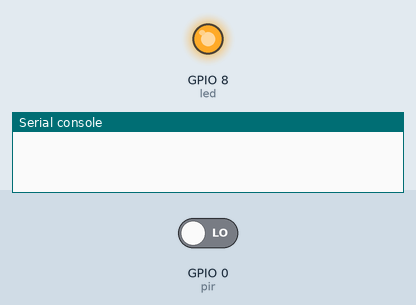
This program was run on a simulated ESP32 board running MicroPython. Parts: output pins drawn as LEDs (lit = HIGH), the last lines printed to the serial console. Inputs (shaded band) come from the test bench; at power-on: GPIO 0 (pir) LOW. WiFi joins after 1.5 s; library files of the repository ran but are not shown: 1 file(s).

Above: at 2.1 s.
At 37.1 s:
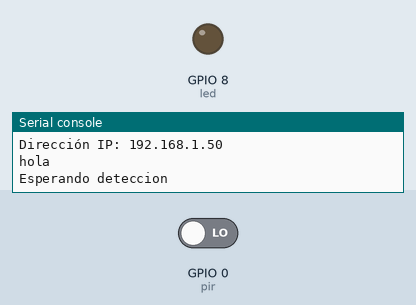
Timing chart, 0 to 38.6 s (numbered marks = the images above):
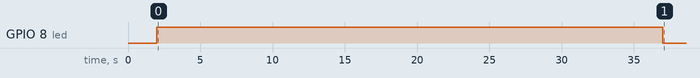

The program:

main.py
```python
from machine import Pin
import time
import network
import urequests
import ujson


led = Pin(8, Pin.OUT)
led.value(0)
time.sleep(2)
led.value(1)# import time
pir = Pin(0, Pin.IN, Pin.PULL_DOWN)
  # Configuración de Wi-Fi
WIFI_SSID = "(WIFINAME)"
WIFI_PASSWORD = "(WIFIPASSWORD)"

  # Configuración de la API
API_URL = "http://192.168.1.200:5000/send_whatsapp"

  # Función para conectar a Wi-Fi
def connect_wifi():
    sta_if = network.WLAN(network.STA_IF)
    if not sta_if.isconnected():
        print("Conectando a Wi-Fi...")
        sta_if.active(True)
        sta_if.connect(WIFI_SSID, WIFI_PASSWORD)
        while not sta_if.isconnected():
            time.sleep(1)
    print("Conexión Wi-Fi exitosa!")
    print("Dirección IP:", sta_if.ifconfig()[0])

  # Función para enviar un mensaje por WhatsApp
def send_whatsapp_message():
    try:
        payload = {
            "to": "+54(PHONE_NUMBER)",
            "message": "Movimiento detectado!"
        }
        json_payload = ujson.dumps(payload)
        headers = {
            "Content-Type": "application/json"
        }
        response = urequests.post(API_URL, data=json_payload, headers=headers)
        print("Código de respuesta:", response.status_code)
        print("Respuesta de la API:", response.text)
        response.close()
    except Exception as e:
        print("Error al enviar el mensaje:", e)

  # Conectar a Wi-Fi
time.sleep(3)  # import time
connect_wifi()
print("hola")

time.sleep(30)

print("Esperando deteccion")
led.value(0)

while True:
    if pir.value():
      for i in range(3):
        led.value(1)
        time.sleep(0.1)  # import time
        led.value(0)

      print("enviando mensaje")
      led.value(1)
      send_whatsapp_message()
      time.sleep(30)
      led.value(0)
```
